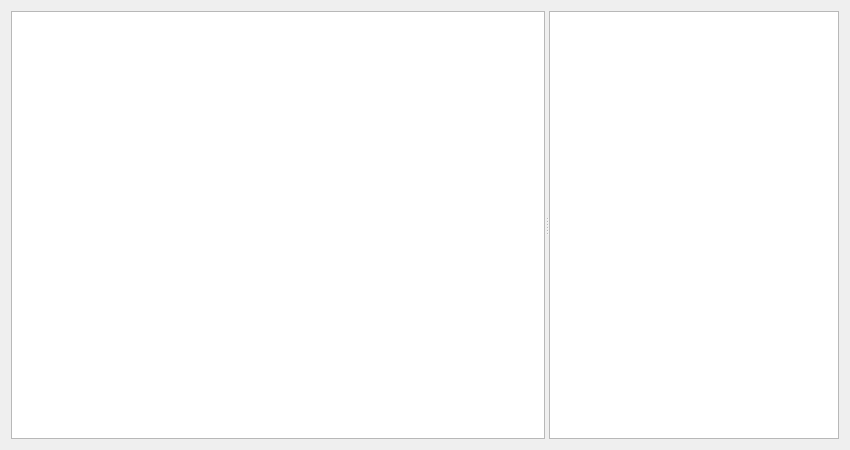
<?xml version="1.0" encoding="UTF-8"?>
<ui version="4.0">
 <class>Dialog</class>
 <widget class="QDialog" name="Dialog">
  <property name="geometry">
   <rect>
    <x>0</x>
    <y>0</y>
    <width>850</width>
    <height>450</height>
   </rect>
  </property>
  <property name="windowTitle">
   <string>Dialog</string>
  </property>
  <layout class="QHBoxLayout" name="horizontalLayout">
   <item>
    <widget class="QSplitter" name="splitter">
     <property name="sizePolicy">
      <sizepolicy hsizetype="Expanding" vsizetype="Expanding">
       <horstretch>0</horstretch>
       <verstretch>0</verstretch>
      </sizepolicy>
     </property>
     <property name="orientation">
      <enum>Qt::Horizontal</enum>
     </property>
     <widget class="QWidget" name="widget" native="true">
      <property name="sizePolicy">
       <sizepolicy hsizetype="Expanding" vsizetype="Expanding">
        <horstretch>2</horstretch>
        <verstretch>0</verstretch>
       </sizepolicy>
      </property>
      <property name="minimumSize">
       <size>
        <width>0</width>
        <height>0</height>
       </size>
      </property>
      <layout class="QVBoxLayout" name="verticalLayout">
       <property name="leftMargin">
        <number>0</number>
       </property>
       <property name="topMargin">
        <number>0</number>
       </property>
       <property name="rightMargin">
        <number>0</number>
       </property>
       <property name="bottomMargin">
        <number>0</number>
       </property>
       <item>
        <widget class="GraphicsLayoutWidget" name="graphicsView">
         <property name="sizePolicy">
          <sizepolicy hsizetype="Expanding" vsizetype="Expanding">
           <horstretch>0</horstretch>
           <verstretch>0</verstretch>
          </sizepolicy>
         </property>
         <property name="minimumSize">
          <size>
           <width>0</width>
           <height>0</height>
          </size>
         </property>
        </widget>
       </item>
      </layout>
     </widget>
     <widget class="QWidget" name="widget_2" native="true">
      <property name="minimumSize">
       <size>
        <width>290</width>
        <height>0</height>
       </size>
      </property>
      <property name="maximumSize">
       <size>
        <width>690</width>
        <height>16777215</height>
       </size>
      </property>
      <layout class="QGridLayout" name="gridLayout">
       <property name="leftMargin">
        <number>0</number>
       </property>
       <property name="topMargin">
        <number>0</number>
       </property>
       <property name="rightMargin">
        <number>0</number>
       </property>
       <property name="bottomMargin">
        <number>0</number>
       </property>
       <property name="spacing">
        <number>4</number>
       </property>
       <item row="0" column="0" colspan="2">
        <widget class="QTableView" name="tableView">
         <property name="sizePolicy">
          <sizepolicy hsizetype="Preferred" vsizetype="Expanding">
           <horstretch>0</horstretch>
           <verstretch>0</verstretch>
          </sizepolicy>
         </property>
         <property name="minimumSize">
          <size>
           <width>0</width>
           <height>0</height>
          </size>
         </property>
         <property name="selectionMode">
          <enum>QAbstractItemView::SingleSelection</enum>
         </property>
         <property name="selectionBehavior">
          <enum>QAbstractItemView::SelectRows</enum>
         </property>
         <attribute name="horizontalHeaderDefaultSectionSize">
          <number>40</number>
         </attribute>
        </widget>
       </item>
      </layout>
     </widget>
    </widget>
   </item>
  </layout>
 </widget>
 <customwidgets>
  <customwidget>
   <class>GraphicsLayoutWidget</class>
   <extends>QGraphicsView</extends>
   <header>pyqtgraph</header>
  </customwidget>
 </customwidgets>
 <resources/>
 <connections/>
</ui>
